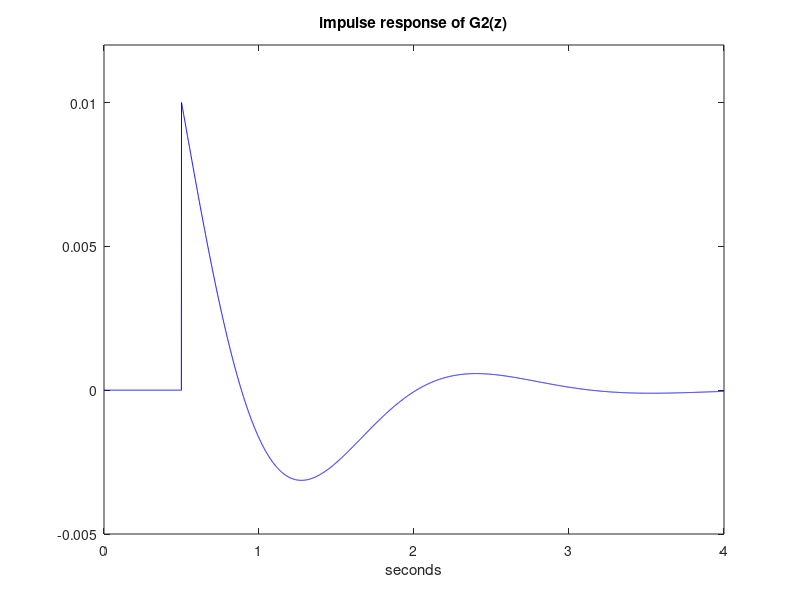

Reproduce this figure in MATLAB.
% Transfer function + delay, for study: impulse response
%case 2d
Td=0.5; %pure delay in seconds
% continuous time transfer function:
num2Ns=[10 0]; den2Ns=[1 3 10]; %G2(s)=10s/(s^2+3s+10)
fs=1000; %sampling frequency in Hz
Ts=1/fs; %sampling period in seconds
Nd=ceil(Td/Ts); %number of samples corresponding to the delay
%discrete transfer function (from the continuous cases)
[num2Nz,den2Nz]= impinvar(num2Ns,den2Ns,fs); %G2(z)
num2Nz=[zeros(1,Nd) num2Nz]; %adding delay to G2(z)

%impulse response
t=0:Ts:(4-Ts); %sampling times data set (4 seconds)
Ns=length(t); %number of samples
[h2Nz,t1]=impz(num2Nz,den2Nz,Ns); %G2(z) impulse response
plot(t,h2Nz,'b'); hold on;
title('impulse response of G2(z)');
xlabel('seconds');
axis([0 4 -0.005 0.012]);
